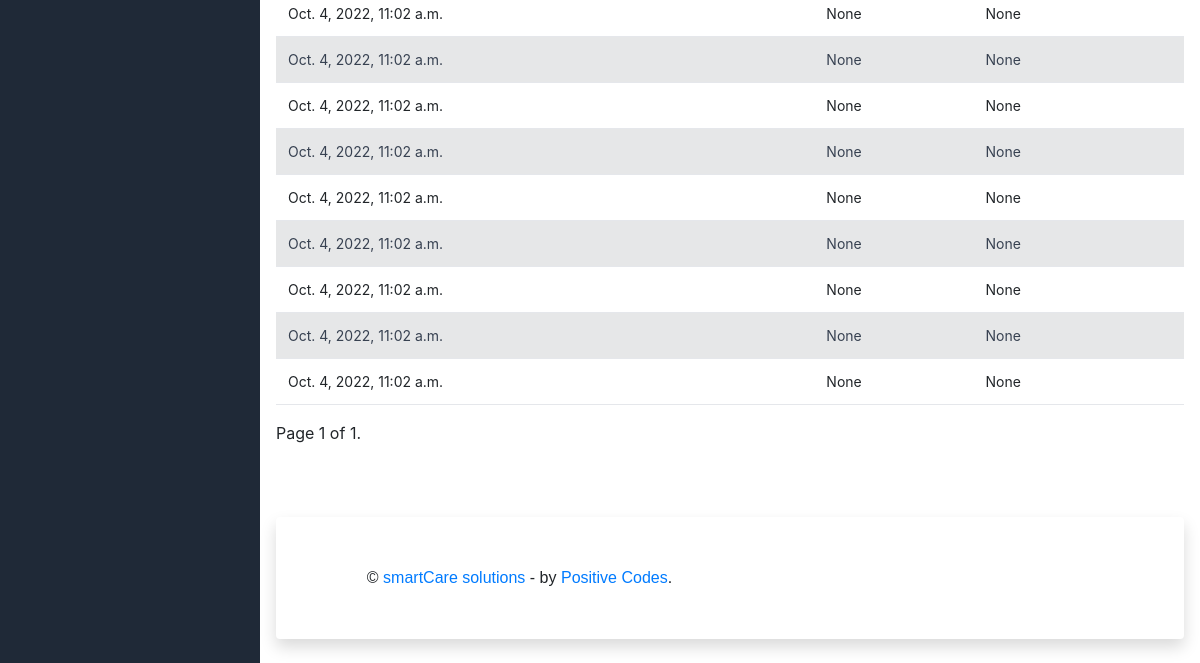
The app's page /reports/clinical_reports/ (signed in, lower part), older data.
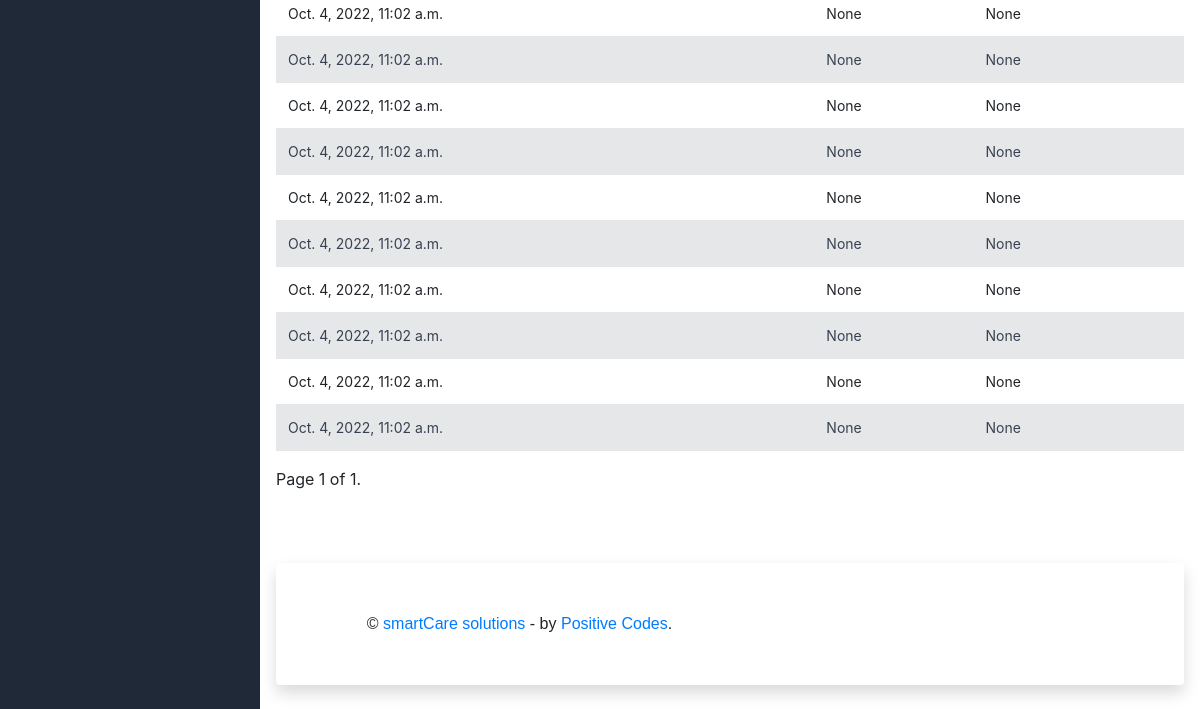
The same page, newer data.
### bills/models.py (models this page shows)
class Bill(models.Model):
    encounter           = models.ForeignKey(PatientEncounter, on_delete=models.CASCADE, blank=True, null=True)
    medical_service     = models.ForeignKey(PatientEncounterService, on_delete=models.CASCADE, blank=True, null=True)
    radiology_service   = models.ForeignKey(RadiologyRequest, on_delete=models.CASCADE, blank=True, null=True)
    dispensary          = models.ForeignKey(Dispensary, on_delete=models.CASCADE, blank=True, null=True)
    lab_request         = models.ForeignKey(LabRequest, on_delete=models.CASCADE, blank=True, null=True)
    status              = models.CharField(max_length=10, choices=BILL_STATUS, default='pending')
    created_by          = models.ForeignKey(User, on_delete=models.CASCADE, null=True, blank=True)
    date_created        = models.DateTimeField(auto_now_add=False, auto_now=True)
    last_updated        = models.DateTimeField(auto_now_add=True, auto_now=False)
    def __str__(self):
        if self.medical_service:
            return f"{self.medical_service}"
        elif self.radiology_service:
            return f"{self.radiology_service}"
        elif self.lab_request:
            return f"{self.lab_request}"
        else:
            return f"{self.dispensary}"

### accounts/decorators.py (the view)
        def wrapper_func(request, *args, **kwargs):
            user_group = None
            if request.user.group:
                user_group = request.user.group.name
            if user_group in alllowed_roles:
                return view_func(request, *args, **kwargs)
            else:
                messages.warning(request, "Unauthorized page! thanks.")
                return HttpResponseRedirect('/accounts/logout')

### accounts/models.py (called while the page is built)
    @property
    def is_active(self):
        return self.active

### reports/views.py (called while the page is built)
def is_valid_query_param(param):
    return param != '' and param != None

### templates/reports/clinical_reports.html (shortened to what this page needs)
{% extends "layouts/base.html" %}
{% load humanize %}
{% block content %}
<link rel="stylesheet" href="https://stackpath.bootstrapcdn.com/bootstrap/4.3.1/css/bootstrap.min.css">
<br>
<div class="table-responsive">
  <table class="table table-striped">
    <tbody>
        {% for item in page_obj %}
            <tr>
                <td>{{ item.date_created }}</td>
                <td>{{ item.patient.id }}</td>
                <td>{{ item }}</td>
                <td>{{ item.created_by }}</td>
            </tr>
        {% endfor %}
    </tbody>
  </table>
</div>
<div class="pagination">
  <span class="step-links">
      <span class="current">
          Page {{ page_obj.number }} of {{ page_obj.paginator.num_pages }}.
      </span>
  </span>
</div>
{% endblock %}

Row changes from the older to the newer data that the page shows:
added Bill: date_created "Oct. 4, 2022, 11:02 a.m.", medical_service+radiology_service+lab_request "None", created_by "None"
